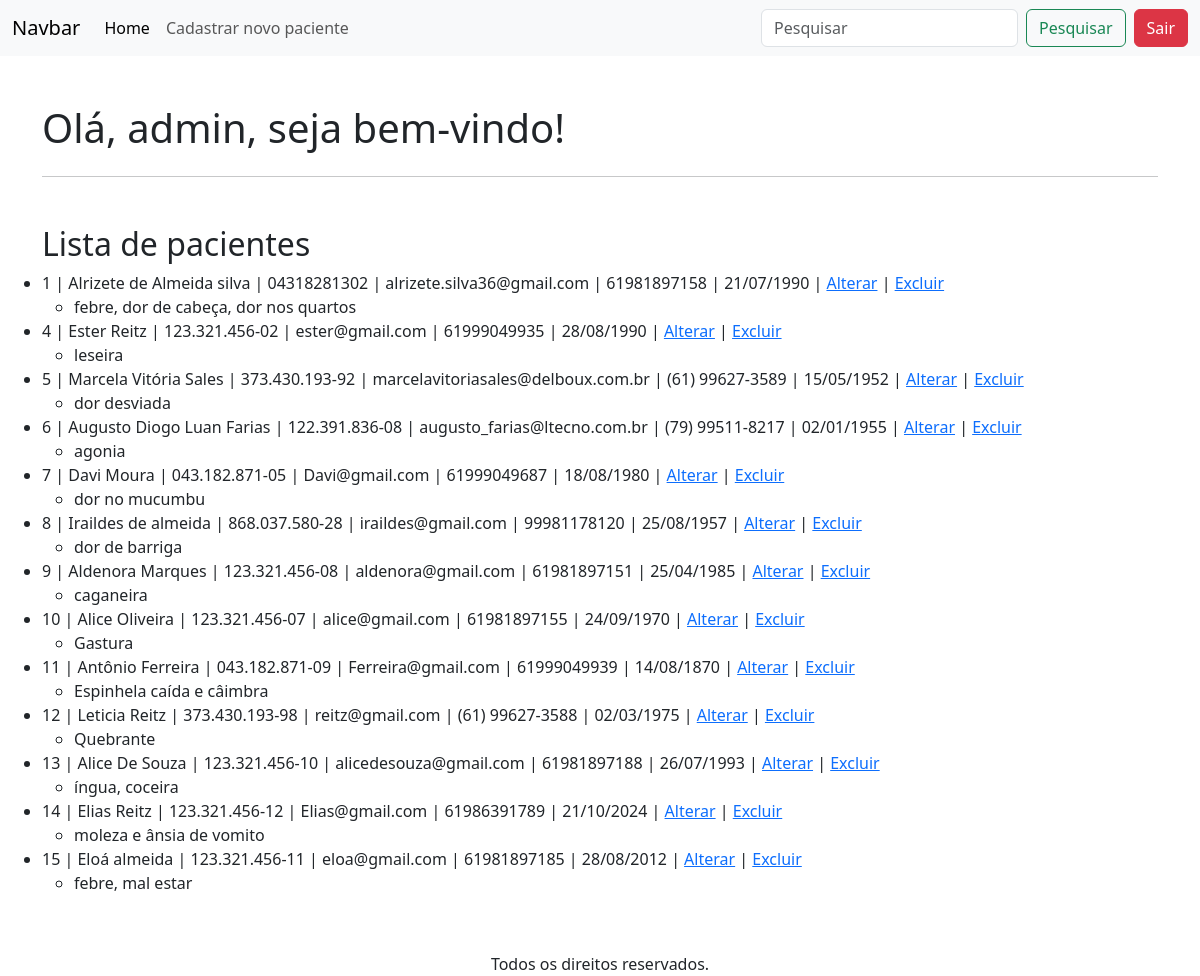
The app's page / (signed in) with its own data.
### apps/crud/models.py (models this page shows, shortened)
class Paciente(models.Model):
    codigo_paciente = models.AutoField(primary_key=True)
    nome = models.CharField(null=False, blank=False)
    cpf = models.CharField(max_length=14, unique=True, null=False, blank=False)
    email = models.EmailField(unique=True, null=False, blank=False)
    telefone = models.CharField(max_length=15, null=False, blank=False)
    data_nascimento = models.DateField(null=False, blank=False)
    sintomas = models.TextField(null=True, blank=True)

### apps/crud/views.py (the view)
# urls.py: path('', views.index, name='index'),
@login_required
def index(request):
    pacientes = Paciente.objects.all()
    return render(request, "index.html",{'pacientes' :pacientes})

### apps/crud/templates/index.html (shortened to what this page needs)
{% extends 'base-crud.html' %}
{% block content %}
    <div class="row mt-5">
        <h1>Olá, {{ user.username }}, seja bem-vindo!</h1>
    </div>
    <hr>
    <div class="row mt-5">
        <h2>Lista de pacientes</h2>
        <ul>
            {% for paciente in pacientes %}
                <li>
                    {{ paciente.codigo_paciente }} |
                    {{ paciente.nome }} |
                    {{ paciente.cpf }} |
                    {{ paciente.email }} |
                    {{ paciente.telefone }} |
                    {{ paciente.data_nascimento|date:"d/m/Y" }} |
                    <a href="{% url 'alterar_paciente' paciente.codigo_paciente %}">Alterar</a> |
                    <a href="{% url 'excluir_paciente' paciente.codigo_paciente %}">Excluir</a>
                    <ul>
                        <li>
                            {{ paciente.sintomas }}
                        </li>
                    </ul>
                </li>
            {% empty %}
                <li>Nenhum paciente cadastrado.</li>
            {% endfor %}
        </ul>
    </div>
{% endblock %}

### records on screen
Paciente: codigo_paciente "1", nome "Alrizete de Almeida silva", cpf "04318281302", email "alrizete.silva36@gmail.com", telefone "61981897158", data_nascimento "21/07/1990", sintomas "febre, dor de cabeça, dor nos quartos"
Paciente: codigo_paciente "4", nome "Ester Reitz", cpf "123.321.456-02", email "ester@gmail.com", telefone "61999049935", data_nascimento "28/08/1990", sintomas "leseira"
Paciente: codigo_paciente "5", nome "Marcela Vitória Sales", cpf "373.430.193-92", email "marcelavitoriasales@delboux.com.br", telefone "(61) 99627-3589", data_nascimento "15/05/1952", sintomas "dor desviada"
Paciente: codigo_paciente "6", nome "Augusto Diogo Luan Farias", cpf "122.391.836-08", email "augusto_farias@ltecno.com.br", telefone "(79) 99511-8217", data_nascimento "02/01/1955", sintomas "agonia"
Paciente: codigo_paciente "7", nome "Davi Moura", cpf "043.182.871-05", email "Davi@gmail.com", telefone "61999049687", data_nascimento "18/08/1980", sintomas "dor no mucumbu"
Paciente: codigo_paciente "8", nome "Iraildes de almeida", cpf "868.037.580-28", email "iraildes@gmail.com", telefone "99981178120", data_nascimento "25/08/1957", sintomas "dor de barriga"
Paciente: codigo_paciente "9", nome "Aldenora Marques", cpf "123.321.456-08", email "aldenora@gmail.com", telefone "61981897151", data_nascimento "25/04/1985", sintomas "caganeira"
Paciente: codigo_paciente "10", nome "Alice Oliveira", cpf "123.321.456-07", email "alice@gmail.com", telefone "61981897155", data_nascimento "24/09/1970", sintomas "Gastura"
Paciente: codigo_paciente "11", nome "Antônio Ferreira", cpf "043.182.871-09", email "Ferreira@gmail.com", telefone "61999049939", data_nascimento "14/08/1870", sintomas "Espinhela caída e câimbra"
Paciente: codigo_paciente "12", nome "Leticia Reitz", cpf "373.430.193-98", email "reitz@gmail.com", telefone "(61) 99627-3588", data_nascimento "02/03/1975", sintomas "Quebrante"
Paciente: codigo_paciente "13", nome "Alice De Souza", cpf "123.321.456-10", email "alicedesouza@gmail.com", telefone "61981897188", data_nascimento "26/07/1993", sintomas "íngua, coceira"
Paciente: codigo_paciente "14", nome "Elias Reitz", cpf "123.321.456-12", email "Elias@gmail.com", telefone "61986391789", data_nascimento "21/10/2024", sintomas "moleza e ânsia de vomito"
Paciente: codigo_paciente "15", nome "Eloá almeida", cpf "123.321.456-11", email "eloa@gmail.com", telefone "61981897185", data_nascimento "28/08/2012", sintomas "febre, mal estar"

### other values on screen
{{ user.username }} "admin"
